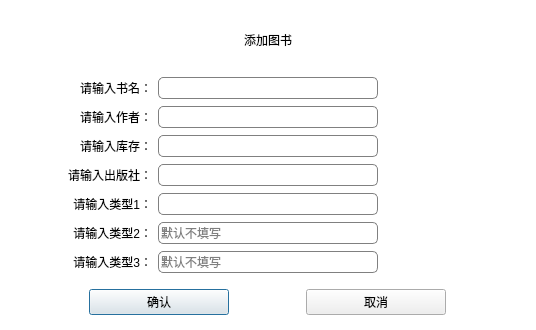
<?xml version="1.0" encoding="UTF-8"?>
<ui version="4.0">
 <class>Dlg_AddBook</class>
 <widget class="QDialog" name="Dlg_AddBook">
  <property name="geometry">
   <rect>
    <x>0</x>
    <y>0</y>
    <width>536</width>
    <height>330</height>
   </rect>
  </property>
  <property name="windowTitle">
   <string>添加图书</string>
  </property>
  <property name="styleSheet">
   <string notr="true">QLabel#lb_title{
	font:40px '星月行书';
}
QLabel#lb_txt1,QLabel#lb_txt2,QLabel#lb_txt3,QLabel#lb_txt4,QLabel#lb_txt5,QLabel#lb_txt6,QLabel#lb_txt7{
font:20px '黑体';
}
QLineEdit{
border-radius:5px;
min-height: 20px;
border:1px solid gray;
}
QPushButton[name=btn]{
border-radius:4px;
background:#409eff;
color:white;
font:18px &quot;黑体&quot;;
}
QWidget#bg{
background:white;
}</string>
  </property>
  <layout class="QGridLayout" name="gridLayout">
   <property name="leftMargin">
    <number>0</number>
   </property>
   <property name="topMargin">
    <number>0</number>
   </property>
   <property name="rightMargin">
    <number>0</number>
   </property>
   <property name="bottomMargin">
    <number>0</number>
   </property>
   <property name="spacing">
    <number>0</number>
   </property>
   <item row="0" column="0">
    <widget class="QWidget" name="bg" native="true">
     <property name="minimumSize">
      <size>
       <width>0</width>
       <height>26</height>
      </size>
     </property>
     <layout class="QGridLayout" name="gridLayout_2">
      <item row="1" column="0">
       <widget class="QLabel" name="lb_txt1">
        <property name="text">
         <string>         请输入书名：</string>
        </property>
        <property name="alignment">
         <set>Qt::AlignRight|Qt::AlignTrailing|Qt::AlignVCenter</set>
        </property>
       </widget>
      </item>
      <item row="3" column="1">
       <widget class="QLineEdit" name="le3">
        <property name="minimumSize">
         <size>
          <width>0</width>
          <height>22</height>
         </size>
        </property>
        <property name="maximumSize">
         <size>
          <width>220</width>
          <height>16777215</height>
         </size>
        </property>
        <property name="echoMode">
         <enum>QLineEdit::Normal</enum>
        </property>
       </widget>
      </item>
      <item row="3" column="0">
       <widget class="QLabel" name="lb_txt3">
        <property name="text">
         <string>请输入库存：</string>
        </property>
        <property name="alignment">
         <set>Qt::AlignRight|Qt::AlignTrailing|Qt::AlignVCenter</set>
        </property>
       </widget>
      </item>
      <item row="4" column="0">
       <widget class="QLabel" name="lb_txt4">
        <property name="text">
         <string>请输入出版社：</string>
        </property>
        <property name="alignment">
         <set>Qt::AlignRight|Qt::AlignTrailing|Qt::AlignVCenter</set>
        </property>
       </widget>
      </item>
      <item row="2" column="1">
       <widget class="QLineEdit" name="le2">
        <property name="minimumSize">
         <size>
          <width>0</width>
          <height>22</height>
         </size>
        </property>
        <property name="maximumSize">
         <size>
          <width>220</width>
          <height>16777215</height>
         </size>
        </property>
        <property name="echoMode">
         <enum>QLineEdit::Normal</enum>
        </property>
       </widget>
      </item>
      <item row="5" column="1">
       <widget class="QLineEdit" name="le5">
        <property name="minimumSize">
         <size>
          <width>0</width>
          <height>22</height>
         </size>
        </property>
        <property name="maximumSize">
         <size>
          <width>220</width>
          <height>16777215</height>
         </size>
        </property>
        <property name="text">
         <string/>
        </property>
        <property name="echoMode">
         <enum>QLineEdit::Normal</enum>
        </property>
       </widget>
      </item>
      <item row="4" column="1">
       <widget class="QLineEdit" name="le4">
        <property name="minimumSize">
         <size>
          <width>0</width>
          <height>22</height>
         </size>
        </property>
        <property name="maximumSize">
         <size>
          <width>220</width>
          <height>16777215</height>
         </size>
        </property>
        <property name="echoMode">
         <enum>QLineEdit::Normal</enum>
        </property>
       </widget>
      </item>
      <item row="7" column="0">
       <widget class="QLabel" name="lb_txt7">
        <property name="text">
         <string>请输入类型3：</string>
        </property>
        <property name="alignment">
         <set>Qt::AlignRight|Qt::AlignTrailing|Qt::AlignVCenter</set>
        </property>
       </widget>
      </item>
      <item row="0" column="0" colspan="3">
       <widget class="QLabel" name="lb_title">
        <property name="maximumSize">
         <size>
          <width>16777215</width>
          <height>60</height>
         </size>
        </property>
        <property name="text">
         <string>添加图书</string>
        </property>
        <property name="alignment">
         <set>Qt::AlignCenter</set>
        </property>
       </widget>
      </item>
      <item row="7" column="1">
       <widget class="QLineEdit" name="le7">
        <property name="minimumSize">
         <size>
          <width>0</width>
          <height>22</height>
         </size>
        </property>
        <property name="maximumSize">
         <size>
          <width>220</width>
          <height>16777215</height>
         </size>
        </property>
        <property name="text">
         <string/>
        </property>
        <property name="echoMode">
         <enum>QLineEdit::Normal</enum>
        </property>
        <property name="placeholderText">
         <string>默认不填写</string>
        </property>
       </widget>
      </item>
      <item row="5" column="0">
       <widget class="QLabel" name="lb_txt5">
        <property name="text">
         <string>请输入类型1：</string>
        </property>
        <property name="alignment">
         <set>Qt::AlignRight|Qt::AlignTrailing|Qt::AlignVCenter</set>
        </property>
       </widget>
      </item>
      <item row="1" column="1" colspan="2">
       <widget class="QLineEdit" name="le1">
        <property name="minimumSize">
         <size>
          <width>0</width>
          <height>22</height>
         </size>
        </property>
        <property name="maximumSize">
         <size>
          <width>220</width>
          <height>16777215</height>
         </size>
        </property>
        <property name="echoMode">
         <enum>QLineEdit::Normal</enum>
        </property>
       </widget>
      </item>
      <item row="6" column="1">
       <widget class="QLineEdit" name="le6">
        <property name="minimumSize">
         <size>
          <width>0</width>
          <height>22</height>
         </size>
        </property>
        <property name="maximumSize">
         <size>
          <width>220</width>
          <height>16777215</height>
         </size>
        </property>
        <property name="text">
         <string/>
        </property>
        <property name="echoMode">
         <enum>QLineEdit::Normal</enum>
        </property>
        <property name="placeholderText">
         <string>默认不填写</string>
        </property>
       </widget>
      </item>
      <item row="8" column="0" colspan="3">
       <widget class="QWidget" name="widget" native="true">
        <property name="minimumSize">
         <size>
          <width>0</width>
          <height>20</height>
         </size>
        </property>
        <property name="maximumSize">
         <size>
          <width>16777215</width>
          <height>35</height>
         </size>
        </property>
        <layout class="QGridLayout" name="gridLayout_3">
         <item row="0" column="0">
          <widget class="QPushButton" name="btn_confirm">
           <property name="minimumSize">
            <size>
             <width>0</width>
             <height>26</height>
            </size>
           </property>
           <property name="maximumSize">
            <size>
             <width>140</width>
             <height>26</height>
            </size>
           </property>
           <property name="text">
            <string>确认</string>
           </property>
           <property name="name" stdset="0">
            <string>btn</string>
           </property>
          </widget>
         </item>
         <item row="0" column="1">
          <widget class="QPushButton" name="btn_cansel">
           <property name="minimumSize">
            <size>
             <width>0</width>
             <height>26</height>
            </size>
           </property>
           <property name="maximumSize">
            <size>
             <width>140</width>
             <height>26</height>
            </size>
           </property>
           <property name="text">
            <string>取消</string>
           </property>
           <property name="name" stdset="0">
            <string>btn</string>
           </property>
          </widget>
         </item>
        </layout>
       </widget>
      </item>
      <item row="6" column="0">
       <widget class="QLabel" name="lb_txt6">
        <property name="text">
         <string>请输入类型2：</string>
        </property>
        <property name="alignment">
         <set>Qt::AlignRight|Qt::AlignTrailing|Qt::AlignVCenter</set>
        </property>
       </widget>
      </item>
      <item row="2" column="0">
       <widget class="QLabel" name="lb_txt2">
        <property name="text">
         <string>请输入作者：</string>
        </property>
        <property name="alignment">
         <set>Qt::AlignRight|Qt::AlignTrailing|Qt::AlignVCenter</set>
        </property>
       </widget>
      </item>
     </layout>
    </widget>
   </item>
  </layout>
 </widget>
 <resources/>
 <connections/>
</ui>
